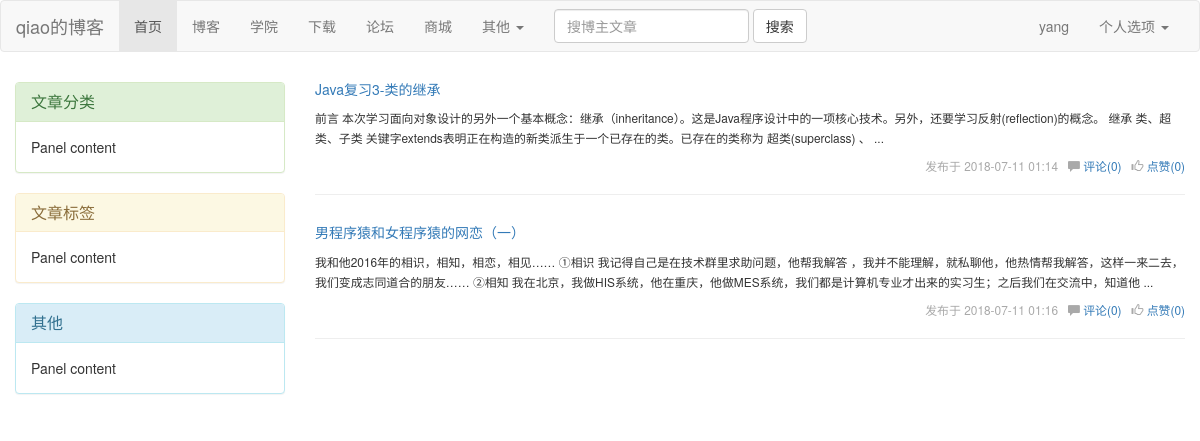
Page /qiao (signed in) on the committed database.
### bbs/models.py (models this page shows, shortened)
class Blog(models.Model):
    nid = models.AutoField(primary_key=True)
    title = models.CharField(verbose_name='个人博客标题', max_length=64)
    site_name = models.CharField(verbose_name='站点名称', max_length=64)
    theme = models.CharField(verbose_name='博客主题', max_length=32)

class UserInfo(AbstractUser):
    nid = models.AutoField(primary_key=True)
    telephone = models.CharField(max_length=11, null=True, unique=True)
    avatar = models.FileField(upload_to='avatars/', default="avatars/default.png")
    create_time = models.DateTimeField(verbose_name='创建时间', auto_now_add=True)
    blog = models.OneToOneField(to='Blog', to_field='nid', null=True, on_delete=models.CASCADE)

class Article(models.Model):
    nid = models.AutoField(primary_key=True)
    title = models.CharField(max_length=50, verbose_name='文章标题')
    desc = models.CharField(max_length=255, verbose_name='文章描述')
    create_time = models.DateTimeField(verbose_name='创建时间', auto_now_add=True)
    content = models.TextField()
    comment_count = models.IntegerField(default=0)
    up_count = models.IntegerField(default=0)
    down_count = models.IntegerField(default=0)
    user = models.ForeignKey(verbose_name='作者', to='UserInfo', to_field='nid', on_delete=models.CASCADE)
    category = models.ForeignKey(to='Category', to_field='nid', null=True, on_delete=models.CASCADE)
    tags = models.ManyToManyField(
        to="Tag",
        through='Article2Tag',
    )

### bbs/views.py (the view)
# urls.py: re_path('(?P<username>\w+)', views.homesite)
def homesite(request, username):
    user = UserInfo.objects.filter(username=username).first()
    if not user:
        return render(request, "not_found.html")
    blog = user.blog
    article_list = Article.objects.filter(user__username=username)
    return render(request, "homesite.html", {"article_list": article_list, "blog": blog})

### templates/homesite.html (shortened to what this page needs)
<!DOCTYPE html>
<html lang="zh-CN">
<head>
    <link href="https://cdn.bootcss.com/bootstrap/3.3.7/css/bootstrap.min.css" rel="stylesheet">
    <link rel="stylesheet" href="/static/bootstrap/css/bootstrap.css">
</head>
<body>
<nav class="navbar navbar-default">
    <div class="container-fluid">
        <div class="navbar-header">
            <a class="navbar-brand" href="#">{{ blog.title }}</a>
        </div>
        <div class="collapse navbar-collapse" id="bs-example-navbar-collapse-1">
            <ul class="nav navbar-nav">
                <li class="active"><a href="#">首页 <span class="sr-only">(current)</span></a></li>
                <li><a href="#">博客</a></li>
                <li><a href="#">学院</a></li>
                <li><a href="#">下载</a></li>
                <li><a href="#">论坛</a></li>
                <li><a href="#">商城</a></li>
                <li class="dropdown">
                    <a href="#" class="dropdown-toggle" data-toggle="dropdown" role="button" aria-haspopup="true"
                       aria-expanded="false">其他 <span class="caret"></span></a>
                </li>
            </ul>
            <form class="navbar-form navbar-left" action="/not_found/">
                <div class="form-group">
                    <input type="text" class="form-control" placeholder="搜博主文章">
                </div>
                <button type="submit" class="btn btn-default">搜索</button>
            </form>
            <ul class="nav navbar-nav navbar-right">
                {% if request.user.username %}
                    <li><a href="#">{{ request.user.username }}</a></li>
                    <li class="dropdown">
                        <a href="#" class="dropdown-toggle" data-toggle="dropdown" role="button" aria-haspopup="true"
                           aria-expanded="false">个人选项 <span class="caret"></span></a>
                    </li>
                {% else %}
                    <li><a href="/login/">登录</a></li>
                    <li><a href="/register/">注册</a></li>
                {% endif %}
            </ul>
        </div>
    </div>
</nav>
<div class="container-fluid">
    <div class="row">
        <div class="col-md-3">
            <div class="left_region">
                <div class="panel panel-success">
                    <div class="panel-heading">
                        <h3 class="panel-title">文章分类</h3>
                    </div>
                    <div class="panel-body">
                        Panel content
                    </div>
                </div>
                <div class="panel panel-warning">
                    <div class="panel-heading">
                        <h3 class="panel-title">文章标签</h3>
                    </div>
                    <div class="panel-body">
                        Panel content
                    </div>
                </div>
                <div class="panel panel-info">
                    <div class="panel-heading">
                        <h3 class="panel-title">其他</h3>
                    </div>
                    <div class="panel-body">
                        Panel content
                    </div>
                </div>
            </div>
        </div>
        <div class="col-md-9">
            <div class="article_list">
                {% for article in article_list %}
                    <div class="article_item clearfix">
                        <h5><a href="">{{ article.title }}</a></h5>
                        <div>
                          <span class="small desc ">
                              {{ article.desc }}
                          </span>
                        </div>
                        <div class="info small pull-right">发布于 <span>{{ article.create_time|date:'Y-m-d H:i' }}</span>&nbsp;&nbsp;
                            <span class="glyphicon glyphicon-comment"></span>&nbsp;<a href="">评论({{ article.comment_count }})</a>&nbsp;&nbsp;
                            <span class="glyphicon glyphicon-thumbs-up"></span>&nbsp;<a href="">点赞({{ article.up_count }})</a>
                        </div>
                    </div>
                    <hr>
                {% endfor %}
            </div>
        </div>
    </div>
</div>
</body>
</html>

### templates/homesite.html (style rules this page uses)
* { margin: 0; padding: 0; }
.left_region { margin-top: 10px; }
.info { margin-top: 10px; color: darkgray; }

### rows in the picture
Blog: title "qiao的博客"
UserInfo: user.username "yang"
Article: title "Java复习3-类的继承", desc "前言 本次学习面向对象设计的另外一个基本概念：继承（inheritance）。这是Java程序设计中的一项核心技术。另外，还要学习反射(reflection)的概念。 继承 类、超类、子类 关键字extends表明正在构造的新类派生于一个已存在的类。已存在的类称为 超类(superclass) 、 ...", create_time "2018-07-11 01:14", comment_count "0", up_count "0"
Article: title "男程序猿和女程序猿的网恋（一）", desc "我和他2016年的相识，相知，相恋，相见…… ①相识 我记得自己是在技术群里求助问题，他帮我解答 ，我并不能理解，就私聊他，他热情帮我解答，这样一来二去，我们变成志同道合的朋友…… ②相知 我在北京，我做HIS系统，他在重庆，他做MES系统，我们都是计算机专业才出来的实习生；之后我们在交流中，知道他 ...", create_time "2018-07-11 01:16", comment_count "0", up_count "0"
